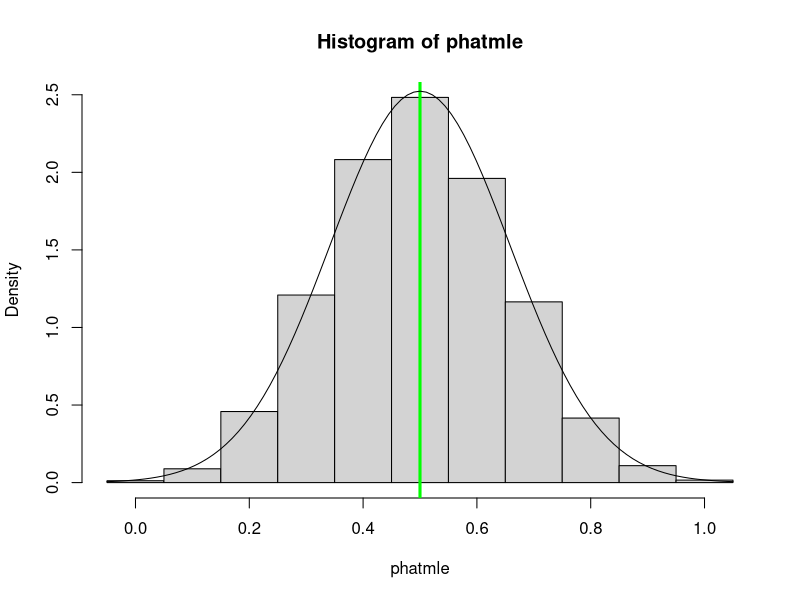
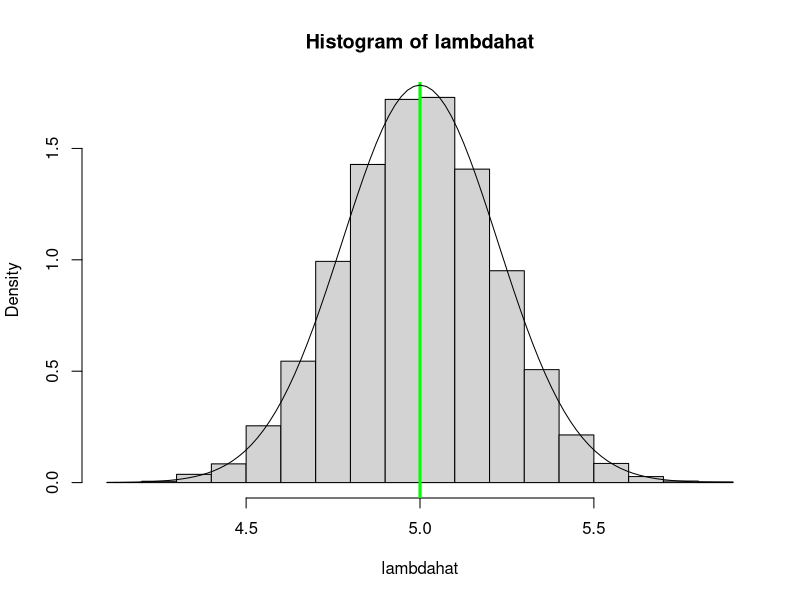

Write R code to recreate these figures, in order.
## flip a coin 10 times,
## record proprtion of H,
## repeat process 10,000 times

# true (unknown) p
p <- .5

# setting up vector to hold outcomes
phatmle <- c()
# looping 10,000 times, each recording 10 flips
for (i in 1:10000){
  nheads <- rbinom(1, size=10, prob=p)
  phatmle[i] <- nheads / 10
}

# histogram of results
hist(phatmle, breaks=seq(-.05,1.05, by=.1), freq=FALSE)
# putting vertical line at true p
abline(v=.5, col="green", lwd=3)

# what's the normal approximation here?
curve(dnorm(x, mean=.5, sd = sqrt(.25/10)), add=TRUE)

  # repeat whole thing with other values of p
  # (e.g. .1, .7, etc.)


## What about if we take the mean of 100 draws from a Poisson?
## What distribution should that have?

# let true lambda equal 5
lambda.true <- 5

# setting up 
lambdahat <- c()
# loop
for(i in 1:10000){
  lambdahat[i] <- mean(rpois(100, lambda = lambda.true))
}

hist(lambdahat, freq=FALSE)
abline(v=lambda.true, col="green", lwd=3)
curve(dnorm(x, mean=5, sd=sqrt(lambda.true/100)), add=TRUE)
